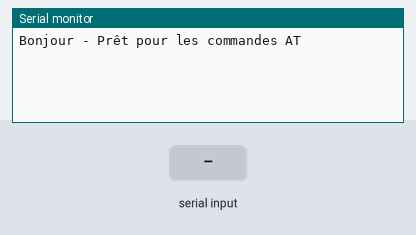
Bench run of a sketch on a simulated Arduino Uno, built with avr-gcc and run on an emulated ATmega328P. Parts: the last lines printed to the serial monitor. The test bench sets the inputs (shaded band).

Above: at 2.2 s.
2.3 s: "1" received over the second serial link
At 3.0 s:
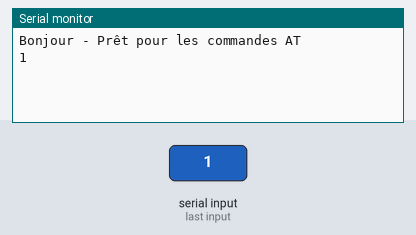
3.8 s: "0" received over the second serial link
At 4.1 s:
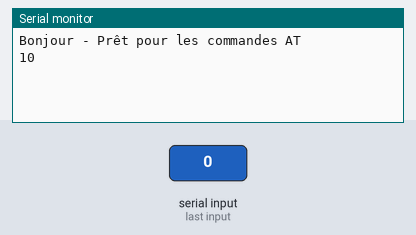

The sketch:

projetBluetooth.ino
```cpp
#include<SoftwareSerial.h>
#define RX 14
#define TX 15
SoftwareSerial BlueT(RX,TX);


void setup() {
  Serial.begin(9600);
  delay(500);
  Serial.println("Bonjour - Prêt pour les commandes AT");
  BlueT.begin(9600);
  delay(500);
}

void loop() {
  while(BlueT.available()){ //du module vers le moniteur
    Serial.print(char(BlueT.read()));
  }
  while (Serial.available()){//du moniteur vers le module
    BlueT.write(char(Serial.read()));
  }
}
```

Measured:
- after the input at 2.3 s, the serial monitor: prints a new line at once (image 1)
- after the input at 3.8 s, the serial monitor: prints a new line at once (image 2)
